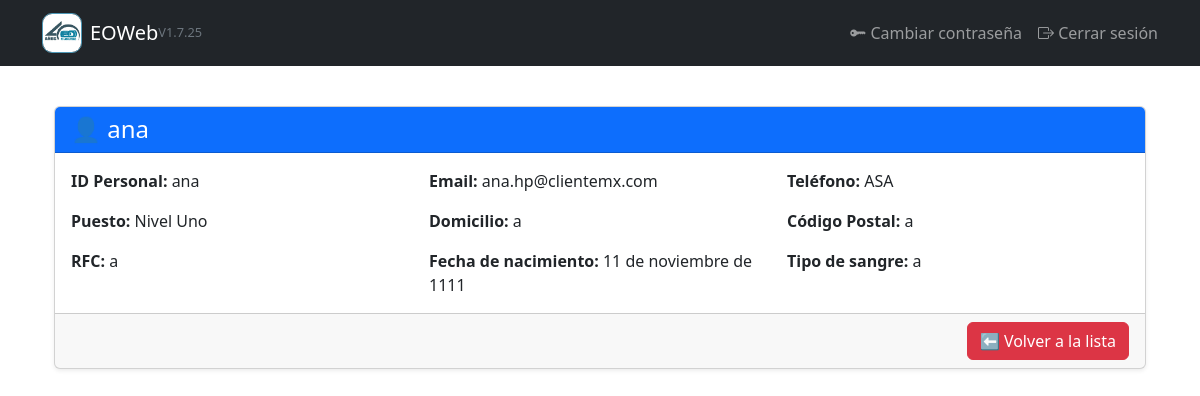
/empleados/5/ (signed in), run on the app's committed database.
### gestion/models.py (models this page shows, shortened)
class Empleado(models.Model):
    id_personal = models.CharField(max_length=20, unique=True, null=True, blank=True)
    usuario = models.OneToOneField(User, on_delete=models.CASCADE, null=True, blank=True)
    nombre = models.CharField(max_length=100)
    email = models.EmailField(unique=True)
    telefono = models.CharField(max_length=20, blank=True)
    puesto_antiguo = models.CharField(max_length=100, null=True, blank=True)  # renombrado
    puesto = models.ForeignKey(Puesto, on_delete=models.SET_NULL, null=True, blank=True)
    domicilio = models.CharField(max_length=255, blank=True, null=True)
    codigo_postal = models.CharField(max_length=10, blank=True, null=True)
    rfc = models.CharField(max_length=13, blank=True, null=True)
    fecha_nacimiento = models.DateField(null=True, blank=True)
    tipo_sangre = models.CharField(max_length=5, blank=True, null=True)

class Puesto(models.Model):
    nombre = models.CharField(max_length=100, unique=True)
    def __str__(self):
        return self.nombre

### gestion/views.py (the view)
# urls.py: path('empleados/<int:empleado_id>/', views.ver_empleado, name='ver_empleado'),
@login_required
def ver_empleado(request, empleado_id):
    if not request.user.is_superuser and not request.user.groups.filter(name='Administrador').exists():
        return redirect('lista_empleados')
    empleado = get_object_or_404(Empleado, id=empleado_id)
    documentos = empleado.documentos.all()
    return render(request, 'gestion/ver_empleado.html', {
        'empleado': empleado,
        'documentos': documentos
    })

### gestion/templates/gestion/ver_empleado.html (shortened to what this page needs)
{% extends "gestion/base.html" %}
{% load static %}
{% block content %}
<div class="container-fluid mt-3">
    <div class="card shadow-sm">
        <div class="card-header bg-primary text-white">
            <h4 class="mb-0">👤 {{ empleado.nombre }}</h4>
        </div>
        <div class="card-body">
            <div class="row g-3">
                <div class="col-md-4"><strong>ID Personal:</strong> {{ empleado.id_personal }}</div>
                <div class="col-md-4"><strong>Email:</strong> {{ empleado.email }}</div>
                <div class="col-md-4"><strong>Teléfono:</strong> {{ empleado.telefono }}</div>
                <div class="col-md-4"><strong>Puesto:</strong> {{ empleado.puesto }}</div>
                <div class="col-md-4"><strong>Domicilio:</strong> {{ empleado.domicilio }}</div>
                <div class="col-md-4"><strong>Código Postal:</strong> {{ empleado.codigo_postal }}</div>
                <div class="col-md-4"><strong>RFC:</strong> {{ empleado.rfc }}</div>
                <div class="col-md-4"><strong>Fecha de nacimiento:</strong> {{ empleado.fecha_nacimiento }}</div>
                <div class="col-md-4"><strong>Tipo de sangre:</strong> {{ empleado.tipo_sangre }}</div>
            </div>
        </div>
        <div class="card-footer text-end">
            <a href="{% url 'lista_empleados' %}" class="btn btn-danger">⬅ Volver a la lista</a>
        </div>
    </div>
</div>
{% endblock %}

### data on the page
Empleado: nombre "ana", id_personal "ana", email "ana.hp@clientemx.com", telefono "ASA", puesto "Nivel Uno", domicilio "a", codigo_postal "a", rfc "a", fecha_nacimiento "11 de noviembre de 1111", tipo_sangre "a"
